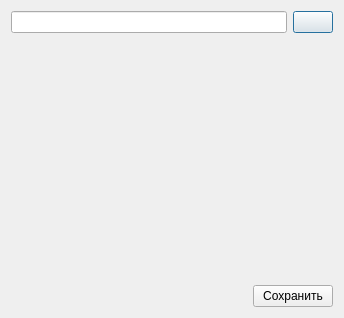
<?xml version="1.0" encoding="UTF-8"?>
<ui version="4.0">
 <class>Dialog</class>
 <widget class="QDialog" name="Dialog">
  <property name="geometry">
   <rect>
    <x>0</x>
    <y>0</y>
    <width>344</width>
    <height>318</height>
   </rect>
  </property>
  <property name="windowTitle">
   <string>Сохранение данных функции</string>
  </property>
  <layout class="QVBoxLayout" name="verticalLayout">
   <item>
    <layout class="QHBoxLayout" name="horizontalLayout">
     <item>
      <widget class="QLineEdit" name="lineEditDirPath">
       <property name="enabled">
        <bool>true</bool>
       </property>
       <property name="sizePolicy">
        <sizepolicy hsizetype="Expanding" vsizetype="Fixed">
         <horstretch>0</horstretch>
         <verstretch>2</verstretch>
        </sizepolicy>
       </property>
       <property name="readOnly">
        <bool>true</bool>
       </property>
      </widget>
     </item>
     <item>
      <widget class="QPushButton" name="pushButtonOpenFileDialog">
       <property name="sizePolicy">
        <sizepolicy hsizetype="Minimum" vsizetype="Fixed">
         <horstretch>0</horstretch>
         <verstretch>2</verstretch>
        </sizepolicy>
       </property>
       <property name="styleSheet">
        <string notr="true">background-color: rgba(239, 239, 239, 0);</string>
       </property>
       <property name="text">
        <string/>
       </property>
       <property name="shortcut">
        <string>Backspace</string>
       </property>
      </widget>
     </item>
    </layout>
   </item>
   <item>
    <spacer name="verticalSpacer">
     <property name="orientation">
      <enum>Qt::Vertical</enum>
     </property>
     <property name="sizeHint" stdset="0">
      <size>
       <width>20</width>
       <height>40</height>
      </size>
     </property>
    </spacer>
   </item>
   <item>
    <spacer name="verticalSpacer_2">
     <property name="orientation">
      <enum>Qt::Vertical</enum>
     </property>
     <property name="sizeHint" stdset="0">
      <size>
       <width>20</width>
       <height>40</height>
      </size>
     </property>
    </spacer>
   </item>
   <item>
    <layout class="QHBoxLayout" name="horizontalLayout_2">
     <item>
      <spacer name="horizontalSpacer">
       <property name="orientation">
        <enum>Qt::Horizontal</enum>
       </property>
       <property name="sizeHint" stdset="0">
        <size>
         <width>40</width>
         <height>20</height>
        </size>
       </property>
      </spacer>
     </item>
     <item>
      <widget class="QPushButton" name="btnSave">
       <property name="text">
        <string>Сохранить</string>
       </property>
      </widget>
     </item>
    </layout>
   </item>
  </layout>
 </widget>
 <resources/>
 <connections/>
</ui>
